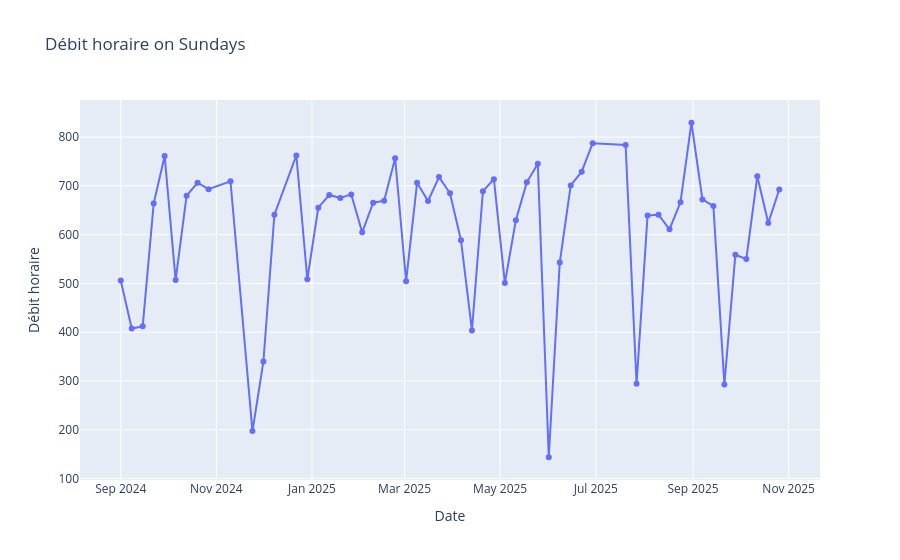

Notebook source saved alongside this figure:
### Markdown cell above
## Paris respire

### Code cell
# plot Sundays with plotly
sundays = group[group["is_sunday"] == 1].sort_index()
fig = go.Figure()
fig.add_trace(
    go.Scatter(
        x=sundays.index,
        y=sundays["Débit horaire"],
        mode="lines+markers",
        name="Sunday - Débit horaire",
        hovertemplate="%{x}<br>Débit horaire: %{y}<extra></extra>",
    )
)
fig.update_layout(
    title="Débit horaire on Sundays",
    xaxis_title="Date",
    yaxis_title="Débit horaire",
    legend_title="Series",
)
fig.show()

### Figure 1 — Plotly figure (JSON) as saved in the notebook; plotly's stock layout.template omitted (floating-point values rounded to 4 significant figures)
{"data": [{"hovertemplate": "%{x}<br>Débit horaire: %{y}<extra></extra>", "mode": "lines+markers", "name": "Sunday - Débit horaire", "type": "scatter", "x": ["2024-09-01", "2024-09-08", "2024-09-15", "2024-09-22", "2024-09-29", "2024-10-06", "2024-10-13", "2024-10-20", "2024-10-27", "2024-11-10", "2024-11-24", "2024-12-01", "2024-12-08", "2024-12-22", "2024-12-29", "2025-01-05", "2025-01-12", "2025-01-19", "2025-01-26", "2025-02-02", "2025-02-09", "2025-02-16", "2025-02-23", "2025-03-02", "2025-03-09", "2025-03-16", "2025-03-23", "2025-03-30", "2025-04-06", "2025-04-13", "2025-04-20", "2025-04-27", "2025-05-04", "2025-05-11", "2025-05-18", "2025-05-25", "2025-06-01", "2025-06-08", "2025-06-15", "2025-06-22", "2025-06-29", "2025-07-20", "2025-07-27", "2025-08-03", "2025-08-10", "2025-08-17", "2025-08-24", "2025-08-31", "2025-09-07", "2025-09-14", "2025-09-21", "2025-09-28", "2025-10-05", "2025-10-12", "2025-10-19", "2025-10-26"], "y": [505.7, 407.5, 411.9, 663.5, 761.4, 506.8, 679.9, 706.3, 693.1, 709.4, 197.0, 339.8, 641.0, 762.5, 508.4, 655.2, 681.4, 675.0, 682.5, 604.7, 665.5, 669.5, 756.6, 504.2, 706.2, 668.9, 718.0, 684.7, 588.5, 403.5, 689.2, 713.5, 500.6, 629.2, 707.2, 745.5, 143.3, 542.6, 700.9, 729.1, 787.4, 783.7, 293.9, 639.3, 640.9, 610.8, 666.3, 829.4, 672.1, 658.6, 292.4, 558.6, 550.0, 719.7, 623.8, 692.4]}], "layout": {"legend": {"title": {"text": "Series"}}, "title": {"text": "Débit horaire on Sundays"}, "xaxis": {"title": {"text": "Date"}}, "yaxis": {"title": {"text": "Débit horaire"}}}}
